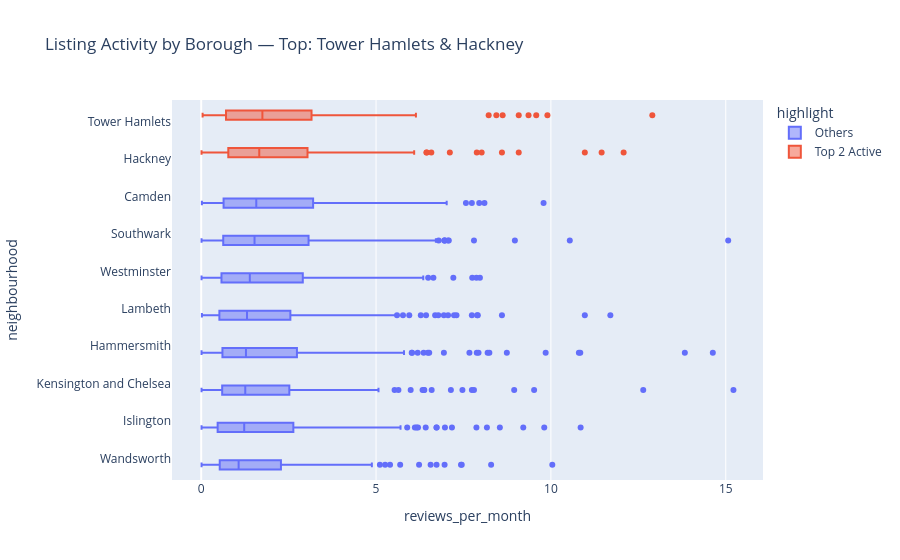

The notebook cell this image was saved under:
### Markdown cell above
## Task 2 — Box plot: listing activity by borough

**What to build:** A **horizontal box plot** comparing listing activity (reviews per month) across London boroughs — reviews per month is a proxy for how frequently a listing is booked.

**Requirements:**
- Horizontal orientation (borough names are long)
- Sorted by median reviews per month (most active at top)
- Highlight the **two most active** boroughs in a different colour
- Outliers shown as individual points
- Insight title naming the two busiest boroughs

> 💡 Some listings have zero reviews — these are new or inactive listings. Filter them out with before plotting

### Code cell
# Task 2
# YOUR CODE HERE
# Task 2 — Box plot: listing activity by borough
import pandas as pd
import plotly.express as px

# Load the dataset
df = pd.read_csv(r"C:\Users\Sakshit\Desktop\clg projects\SEM 2\Data Visualization\data-viz-class-material\data\airbnb_london.csv")

# Filter out listings with zero reviews per month
df_active = df[df["reviews_per_month"] > 0]

# Compute median reviews per month by borough
borough_medians = (
    df_active.groupby("neighbourhood")["reviews_per_month"]
    .median()
    .sort_values(ascending=False)
)

# Identify the two most active boroughs
top_two = borough_medians.head(2).index.tolist()

# Add a column to highlight top boroughs
df_active["highlight"] = df_active["neighbourhood"].apply(
    lambda x: "Top 2 Active" if x in top_two else "Others"
)

# Create horizontal box plot
fig = px.box(
    df_active,
    y="neighbourhood",
    x="reviews_per_month",
    color="highlight",
    points="outliers",
    category_orders={"neighbourhood": borough_medians.index.tolist()},
    title=f"Listing Activity by Borough — Top: {top_two[0]} & {top_two[1]}"
)

# Show the figure
fig.show()

### Figure 1 — Plotly figure (JSON) as saved in the notebook; plotly's stock layout.template omitted (floating-point values rounded to 4 significant figures; data arrays with more than 128 entries replaced by an {"elided": "..."} marker saying what was removed)
{"data": [{"alignmentgroup": "True", "boxpoints": "outliers", "hovertemplate": "highlight=Others<br>reviews_per_month=%{x}<br>neighbourhood=%{y}<extra></extra>", "legendgroup": "Others", "marker": {"color": "#636efa"}, "name": "Others", "notched": false, "offsetgroup": "Others", "orientation": "h", "showlegend": true, "type": "box", "x": {"elided": "1984 float values"}, "x0": " ", "xaxis": "x", "y": {"elided": "1984 str values"}, "y0": " ", "yaxis": "y"}, {"alignmentgroup": "True", "boxpoints": "outliers", "hovertemplate": "highlight=Top 2 Active<br>reviews_per_month=%{x}<br>neighbourhood=%{y}<extra></extra>", "legendgroup": "Top 2 Active", "marker": {"color": "#EF553B"}, "name": "Top 2 Active", "notched": false, "offsetgroup": "Top 2 Active", "orientation": "h", "showlegend": true, "type": "box", "x": {"elided": "511 float values"}, "x0": " ", "xaxis": "x", "y": {"elided": "511 str values"}, "y0": " ", "yaxis": "y"}], "layout": {"boxmode": "group", "legend": {"title": {"text": "highlight"}, "tracegroupgap": 0}, "title": {"text": "Listing Activity by Borough — Top: Tower Hamlets & Hackney"}, "xaxis": {"anchor": "y", "domain": [0, 1], "title": {"text": "reviews_per_month"}}, "yaxis": {"anchor": "x", "categoryarray": ["Wandsworth", "Islington", "Kensington and Chelsea", "Hammersmith", "Lambeth", "Westminster", "Southwark", "Camden", "Hackney", "Tower Hamlets"], "categoryorder": "array", "domain": [0, 1], "title": {"text": "neighbourhood"}}}}
